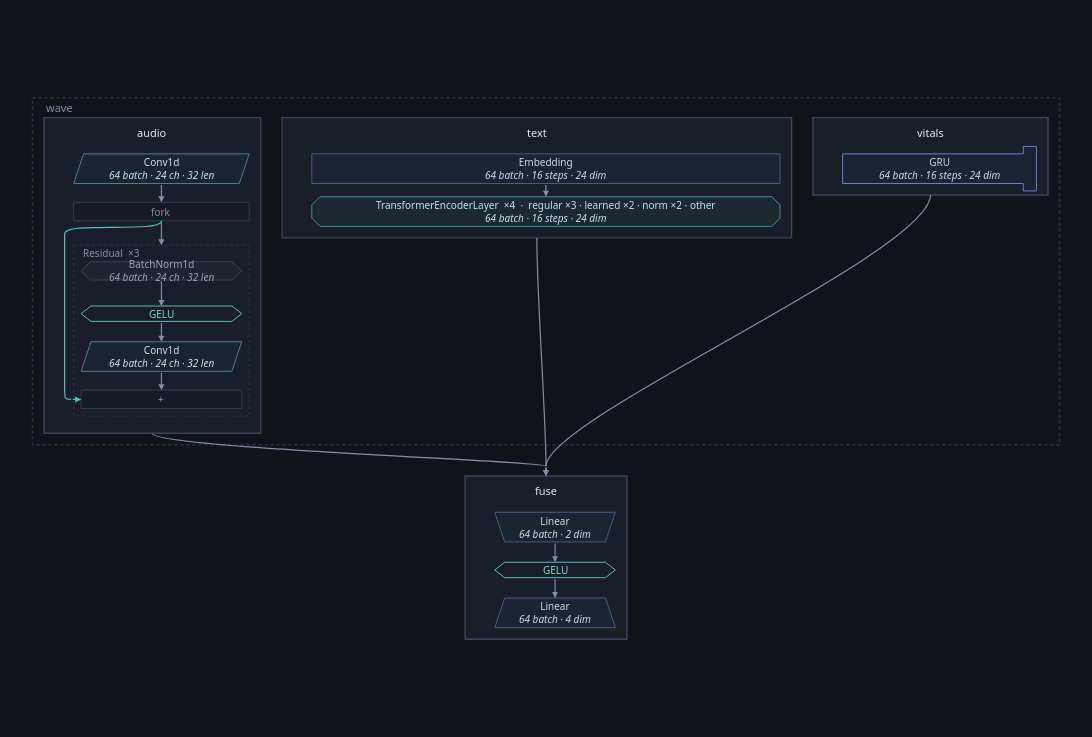

This figure's notebook cell:
### Markdown cell above
## The symptoms

**No flag at all.** Every gradient arrives, nothing is dead, nothing
saturates. The network is in perfect health and it is costing about a quarter
of the loss, which is exactly the kind of thing no health check is looking
for. The diagnosis is in the picture:

### Code cell
pinched.figure(inside=architecture(pinched, ONE))

### Figure 1 — Plotly figure (JSON) as saved in the notebook; plotly's stock layout.template omitted (floating-point values rounded to 4 significant figures)
{"data": [{"hoverinfo": "text", "hovertext": ["<b>audio</b><br>class: Audio<br>device: cpu", "<b>text</b><br>class: Text<br>device: cpu", "<b>vitals</b><br>class: Vitals<br>device: cpu", "<b>fuse</b><br>class: Fuse<br>device: cpu"], "marker": {"opacity": 0, "size": 1}, "mode": "markers", "showlegend": false, "type": "scatter", "x": [145.5, 612.1, 1090.0, 623.2], "y": [215.5, 97.0, 71.0, 558.0]}], "layout": {"annotations": [{"align": "left", "font": {"color": "#868ea3", "family": "system-ui, -apple-system, Segoe UI, Roboto, sans-serif", "size": 11}, "showarrow": false, "text": "wave", "x": 14.0, "xanchor": "left", "y": 12.0, "yanchor": "middle"}, {"align": "center", "font": {"color": "#e7e9ef", "family": "system-ui, -apple-system, Segoe UI, Roboto, sans-serif", "size": 11}, "showarrow": false, "text": "audio", "x": 145.5, "xanchor": "center", "y": 41.5, "yanchor": "middle"}, {"align": "center", "font": {"color": "#c7e3ec", "family": "system-ui, -apple-system, Segoe UI, Roboto, sans-serif", "size": 10}, "showarrow": false, "text": "Conv1d<br><i>64 batch · 24 ch · 32 len</i>", "x": 156.5, "xanchor": "center", "y": 86.0, "yanchor": "middle"}, {"align": "center", "font": {"color": "#868ea3", "family": "system-ui, -apple-system, Segoe UI, Roboto, sans-serif", "size": 10}, "showarrow": false, "text": "fork", "x": 156.5, "xanchor": "center", "y": 138.0, "yanchor": "middle"}, {"align": "center", "font": {"color": "#9aa3b8", "family": "system-ui, -apple-system, Segoe UI, Roboto, sans-serif", "size": 10}, "showarrow": false, "text": "BatchNorm1d<br><i>64 batch · 24 ch · 32 len</i>", "x": 156.5, "xanchor": "center", "y": 210.0, "yanchor": "middle"}, {"align": "center", "font": {"color": "#7fd8c9", "family": "system-ui, -apple-system, Segoe UI, Roboto, sans-serif", "size": 10}, "showarrow": false, "text": "GELU", "x": 156.5, "xanchor": "center", "y": 262.0, "yanchor": "middle"}, {"align": "center", "font": {"color": "#c7e3ec", "family": "system-ui, -apple-system, Segoe UI, Roboto, sans-serif", "size": 10}, "showarrow": false, "text": "Conv1d<br><i>64 batch · 24 ch · 32 len</i>", "x": 156.5, "xanchor": "center", "y": 314.0, "yanchor": "middle"}, {"align": "center", "font": {"color": "#868ea3", "family": "system-ui, -apple-system, Segoe UI, Roboto, sans-serif", "size": 10}, "showarrow": false, "text": "+", "x": 156.5, "xanchor": "center", "y": 366.0, "yanchor": "middle"}, {"align": "left", "font": {"color": "#868ea3", "family": "system-ui, -apple-system, Segoe UI, Roboto, sans-serif", "size": 10}, "showarrow": false, "text": "Residual  ×3", "x": 59.0, "xanchor": "left", "y": 188.8, "yanchor": "middle"}, {"align": "center", "font": {"color": "#e7e9ef", "family": "system-ui, -apple-system, Segoe UI, Roboto, sans-serif", "size": 11}, "showarrow": false, "text": "text", "x": 612.1, "xanchor": "center", "y": 41.5, "yanchor": "middle"}, {"align": "center", "font": {"color": "#cfd8ee", "family": "system-ui, -apple-system, Segoe UI, Roboto, sans-serif", "size": 10}, "showarrow": false, "text": "Embedding<br><i>64 batch · 16 steps · 24 dim</i>", "x": 623.1, "xanchor": "center", "y": 86.0, "yanchor": "middle"}, {"align": "center", "font": {"color": "#bfe6ee", "family": "system-ui, -apple-system, Segoe UI, Roboto, sans-serif", "size": 10}, "showarrow": false, "text": "TransformerEncoderLayer  ×4  ·  regular ×3 · learned ×2 · norm ×2 · other<br><i>64 batch · 16 steps · 24 dim</i>", "x": 623.1, "xanchor": "center", "y": 138.0, "yanchor": "middle"}, {"align": "center", "font": {"color": "#e7e9ef", "family": "system-ui, -apple-system, Segoe UI, Roboto, sans-serif", "size": 11}, "showarrow": false, "text": "vitals", "x": 1090.0, "xanchor": "center", "y": 41.5, "yanchor": "middle"}, {"align": "center", "font": {"color": "#cfd8ee", "family": "system-ui, -apple-system, Segoe UI, Roboto, sans-serif", "size": 10}, "showarrow": false, "text": "GRU<br><i>64 batch · 16 steps · 24 dim</i>", "x": 1101.0, "xanchor": "center", "y": 86.0, "yanchor": "middle"}, {"align": "center", "font": {"color": "#e7e9ef", "family": "system-ui, -apple-system, Segoe UI, Roboto, sans-serif", "size": 11}, "showarrow": false, "text": "fuse", "x": 623.2, "xanchor": "center", "y": 476.5, "yanchor": "middle"}, {"align": "center", "font": {"color": "#cfd8ee", "family": "system-ui, -apple-system, Segoe UI, Roboto, sans-serif", "size": 10}, "showarrow": false, "text": "Linear<br><i>64 batch · 2 dim</i>", "x": 634.2, "xanchor": "center", "y": 521.0, "yanchor": "middle"}, {"align": "center", "font": {"color": "#7fd8c9", "family": "system-ui, -apple-system, Segoe UI, Roboto, sans-serif", "size": 10}, "showarrow": false, "text": "GELU", "x": 634.2, "xanchor": "center", "y": 573.0, "yanchor": "middle"}, {"align": "center", "font": {"color": "#cfd8ee", "family": "system-ui, -apple-system, Segoe UI, Roboto, sans-serif", "size": 10}, "showarrow": false, "text": "Linear<br><i>64 batch · 4 dim</i>", "x": 634.2, "xanchor": "center", "y": 625.0, "yanchor": "middle"}, {"arrowcolor": "#868ea3", "arrowhead": 2, "arrowsize": 1, "arrowwidth": 1.2, "ax": 156.5, "axref": "x", "ay": 149.2, "ayref": "y", "showarrow": true, "text": "", "x": 156.5, "xref": "x", "y": 178.8, "yref": "y"}, {"arrowcolor": "#868ea3", "arrowhead": 2, "arrowsize": 1, "arrowwidth": 1.2, "ax": 156.5, "axref": "x", "ay": 221.2, "ayref": "y", "showarrow": true, "text": "", "x": 156.5, "xref": "x", "y": 252.6, "yref": "y"}, {"arrowcolor": "#868ea3", "arrowhead": 2, "arrowsize": 1, "arrowwidth": 1.2, "ax": 156.5, "axref": "x", "ay": 271.4, "ayref": "y", "showarrow": true, "text": "", "x": 156.5, "xref": "x", "y": 296.0, "yref": "y"}, {"arrowcolor": "#4fc3b0", "arrowhead": 2, "arrowsize": 1, "arrowwidth": 1.2, "ax": 47.0, "axref": "x", "ay": 366.0, "ayref": "y", "showarrow": true, "text": "", "x": 59.0, "xref": "x", "y": 366.0, "yref": "y"}, {"arrowcolor": "#868ea3", "arrowhead": 2, "arrowsize": 1, "arrowwidth": 1.2, "ax": 156.5, "axref": "x", "ay": 332.0, "ayref": "y", "showarrow": true, "text": "", "x": 156.5, "xref": "x", "y": 354.8, "yref": "y"}, {"arrowcolor": "#868ea3", "arrowhead": 2, "arrowsize": 1, "arrowwidth": 1.2, "ax": 156.5, "axref": "x", "ay": 104.0, "ayref": "y", "showarrow": true, "text": "", "x": 156.5, "xref": "x", "y": 126.8, "yref": "y"}, {"arrowcolor": "#868ea3", "arrowhead": 2, "arrowsize": 1, "arrowwidth": 1.2, "ax": 623.1, "axref": "x", "ay": 104.0, "ayref": "y", "showarrow": true, "text": "", "x": 623.1, "xref": "x", "y": 120.0, "yref": "y"}, {"arrowcolor": "#868ea3", "arrowhead": 2, "arrowsize": 1, "arrowwidth": 1.2, "ax": 634.2, "axref": "x", "ay": 539.0, "ayref": "y", "showarrow": true, "text": "", "x": 634.2, "xref": "x", "y": 563.6, "yref": "y"}, {"arrowcolor": "#868ea3", "arrowhead": 2, "arrowsize": 1, "arrowwidth": 1.2, "ax": 634.2, "axref": "x", "ay": 582.4, "ayref": "y", "showarrow": true, "text": "", "x": 634.2, "xref": "x", "y": 607.0, "yref": "y"}, {"arrowcolor": "#868ea3", "arrowhead": 2, "arrowsize": 1, "arrowwidth": 1.2, "ax": 623.2, "axref": "x", "ay": 447.0, "ayref": "y", "showarrow": true, "text": "", "x": 623.2, "xref": "x", "y": 459.0, "yref": "y"}, {"arrowcolor": "#868ea3", "arrowhead": 2, "arrowsize": 1, "arrowwidth": 1.2, "ax": 623.2, "axref": "x", "ay": 447.0, "ayref": "y", "showarrow": true, "text": "", "x": 623.2, "xref": "x", "y": 459.0, "yref": "y"}, {"arrowcolor": "#868ea3", "arrowhead": 2, "arrowsize": 1, "arrowwidth": 1.2, "ax": 623.2, "axref": "x", "ay": 447.0, "ayref": "y", "showarrow": true, "text": "", "x": 623.2, "xref": "x", "y": 459.0, "yref": "y"}], "font": {"color": "#e7e9ef", "family": "system-ui, -apple-system, Segoe UI, Roboto, sans-serif", "size": 12}, "height": 737.0, "hoverlabel": {"align": "left", "bgcolor": "#1a1e28", "bordercolor": "#2c3242", "font": {"color": "#e7e9ef", "family": "system-ui, -apple-system, Segoe UI, Roboto, sans-serif"}}, "legend": {"bgcolor": "rgba(0,0,0,0)", "font": {"color": "#868ea3"}, "orientation": "h", "x": 1, "xanchor": "right", "y": 1.02, "yanchor": "bottom"}, "margin": {"b": 16, "l": 16, "r": 16, "t": 16}, "paper_bgcolor": "#101319", "plot_bgcolor": "#101319", "shapes": [{"fillcolor": "rgba(0,0,0,0)", "layer": "below", "line": {"color": "#2c3242", "dash": "dot", "width": 1.6}, "type": "rect", "x0": 0.0, "x1": 1246.0, "y0": 0.0, "y1": 421.0}, {"fillcolor": "#1a1e28", "layer": "below", "line": {"color": "#3d4459", "width": 1.4}, "type": "rect", "x0": 14.0, "x1": 277.0, "y0": 24.0, "y1": 407.0}, {"fillcolor": "#1b2530", "layer": "below", "line": {"color": "#4d7f8f", "width": 1.0}, "path": "M 62.0,68.0 L 263.0,68.0 L 251.0,104.0 L 50.0,104.0 Z", "type": "path", "xref": "x", "yref": "y"}, {"fillcolor": "#171a22", "layer": "below", "line": {"color": "#333a4b", "width": 1.0}, "path": "M 50.0,126.84 L 263.0,126.84 L 263.0,149.16 L 50.0,149.16 Z", "type": "path", "xref": "x", "yref": "y"}, {"fillcolor": "#20242e", "layer": "below", "line": {"color": "#3a4152", "width": 1.0}, "path": "M 70.16,198.84 L 242.84,198.84 L 254.0,210.0 L 242.84,221.16 L 70.16,221.16 L 59.0,210.0 Z", "type": "path", "xref": "x", "yref": "y"}, {"fillcolor": "rgba(0,0,0,0)", "layer": "below", "line": {"color": "#4fc3b0", "width": 1.0}, "path": "M 59.0,262.0 L 71.0,252.64 L 242.0,252.64 L 254.0,262.0 L 242.0,271.36 L 71.0,271.36 Z", "type": "path", "xref": "x", "yref": "y"}, {"fillcolor": "#1b2530", "layer": "below", "line": {"color": "#4d7f8f", "width": 1.0}, "path": "M 71.0,296.0 L 254.0,296.0 L 242.0,332.0 L 59.0,332.0 Z", "type": "path", "xref": "x", "yref": "y"}, {"fillcolor": "#171a22", "layer": "below", "line": {"color": "#333a4b", "width": 1.0}, "path": "M 59.0,354.84 L 254.0,354.84 L 254.0,377.15999999999997 L 59.0,377.15999999999997 Z", "type": "path", "xref": "x", "yref": "y"}, {"layer": "below", "line": {"color": "#2c3242", "dash": "dot", "width": 1.0}, "type": "rect", "x0": 50.0, "x1": 263.0, "y0": 178.8, "y1": 386.2}, {"fillcolor": "#1a1e28", "layer": "below", "line": {"color": "#3d4459", "width": 1.4}, "type": "rect", "x0": 303.0, "x1": 921.2, "y0": 24.0, "y1": 170.0}, {"fillcolor": "#1c2333", "layer": "below", "line": {"color": "#4a5a86", "width": 1.0}, "path": "M 339.0,68.0 L 907.2,68.0 L 907.2,104.0 L 339.0,104.0 Z", "type": "path", "xref": "x", "yref": "y"}, {"fillcolor": "#1b2a2f", "layer": "below", "line": {"color": "#3f8f9d", "width": 1.0}, "path": "M 349.0,120.0 L 897.2,120.0 L 907.2,130.0 L 907.2,146.0 L 897.2,156.0 L 349.0,156.0 L 339.0,146.0 L 339.0,130.0 Z", "type": "path", "xref": "x", "yref": "y"}, {"fillcolor": "#1a1e28", "layer": "below", "line": {"color": "#3d4459", "width": 1.4}, "type": "rect", "x0": 947.2, "x1": 1232.0, "y0": 24.0, "y1": 118.0}, {"fillcolor": "#1c2333", "layer": "below", "line": {"color": "#6f7bd1", "width": 1.0}, "path": "M 983.2,68.0 L 1202.4,68.0 L 1202.4,59.0 L 1218.4,59.0 L 1218.4,113.0 L 1202.4,113.0 L 1202.4,104.0 L 983.2,104.0 Z", "type": "path", "xref": "x", "yref": "y"}, {"fillcolor": "#1a1e28", "layer": "below", "line": {"color": "#3d4459", "width": 1.4}, "type": "rect", "x0": 525.0, "x1": 721.4, "y0": 459.0, "y1": 657.0}, {"fillcolor": "#1c2333", "layer": "below", "line": {"color": "#4a5a86", "width": 1.0}, "path": "M 561.0,503.0 L 707.4,503.0 L 695.4,539.0 L 573.0,539.0 Z", "type": "path", "xref": "x", "yref": "y"}, {"fillcolor": "rgba(0,0,0,0)", "layer": "below", "line": {"color": "#4fc3b0", "width": 1.0}, "path": "M 561.0,573.0 L 573.0,563.64 L 695.4,563.64 L 707.4,573.0 L 695.4,582.36 L 573.0,582.36 Z", "type": "path", "xref": "x", "yref": "y"}, {"fillcolor": "#1c2333", "layer": "below", "line": {"color": "#4a5a86", "width": 1.0}, "path": "M 573.0,607.0 L 695.4,607.0 L 707.4,643.0 L 561.0,643.0 Z", "type": "path", "xref": "x", "yref": "y"}, {"layer": "below", "line": {"color": "#4fc3b0", "width": 1.2}, "path": "M 156.5,149.16 C 156.5,165.16 39.0,149.16 39.0,165.16 L 39.0,350.0 C 39.0,366.0 39.0,366.0 47.0,366.0", "type": "path", "xref": "x", "yref": "y"}, {"layer": "below", "line": {"color": "#868ea3", "width": 1.2}, "path": "M 145.5,407.0 C 145.5,425.2 623.2,440.8 623.2,447.0", "type": "path", "xref": "x", "yref": "y"}, {"layer": "below", "line": {"color": "#868ea3", "width": 1.2}, "path": "M 612.1,170.0 C 612.1,240.0 623.2,389.0 623.2,447.0", "type": "path", "xref": "x", "yref": "y"}, {"layer": "below", "line": {"color": "#868ea3", "width": 1.2}, "path": "M 1089.8000000000002,118.0 C 1089.8000000000002,188.0 623.2,389.0 623.2,447.0", "type": "path", "xref": "x", "yref": "y"}], "width": 1326.0, "xaxis": {"range": [-20.0, 1266.0], "visible": false}, "yaxis": {"range": [677.0, -20], "scaleanchor": "x", "visible": false}}}
